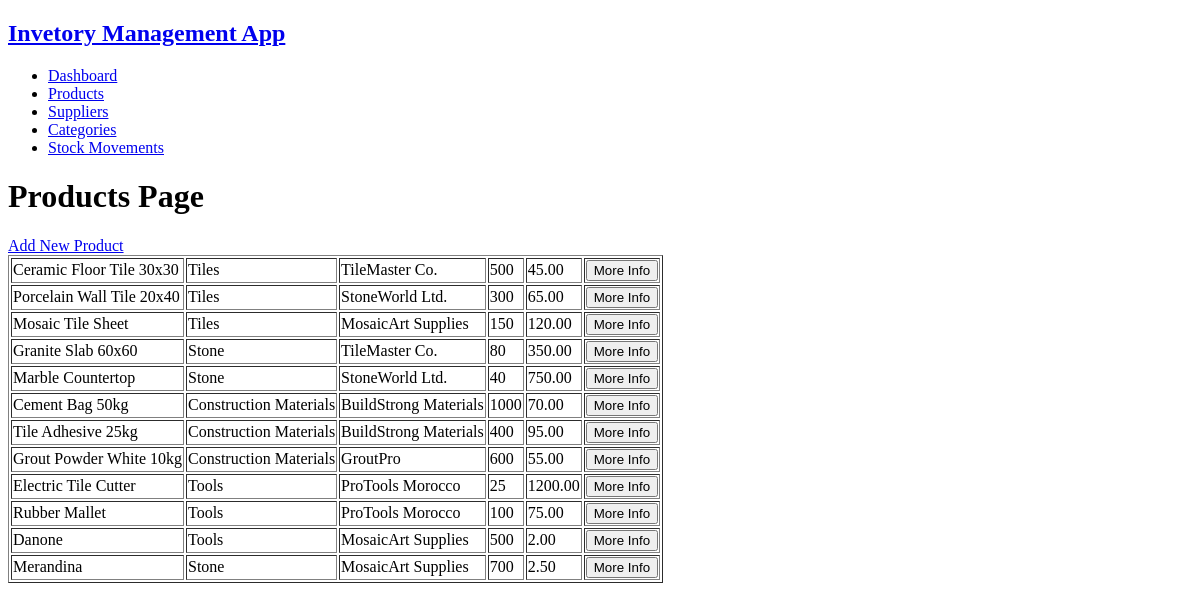
The page /products on the database as committed earlier.
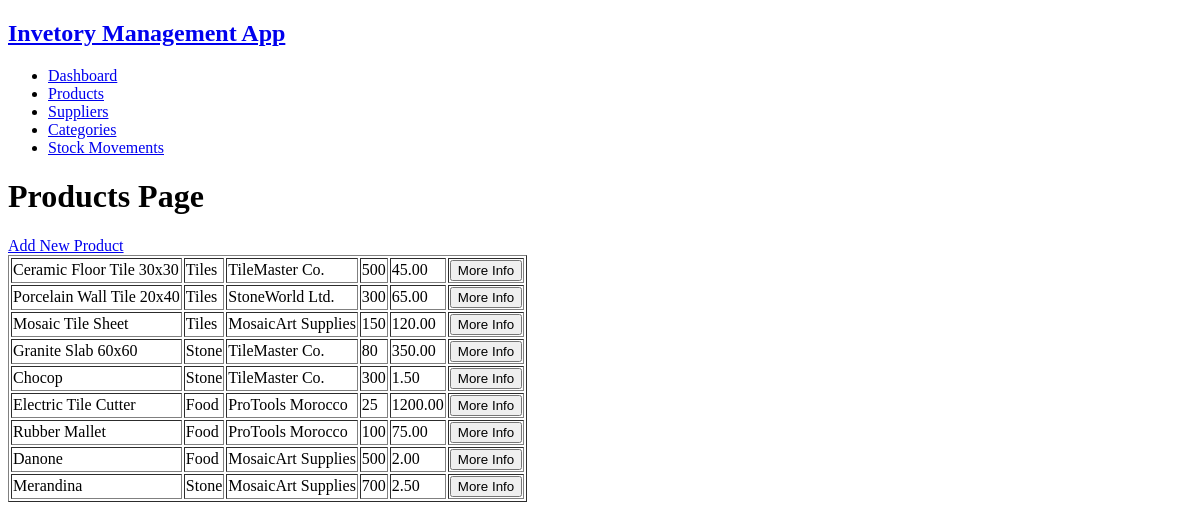
The same page on the database as committed later.
### tables this page shows
CREATE TABLE `products` (
  `product_id` int(11) NOT NULL,
  `product_name` varchar(50) NOT NULL,
  `category_id` int(11) DEFAULT NULL,
  `supplier_id` int(11) DEFAULT NULL,
  `product_quantity` int(11) NOT NULL,
  `product_price` decimal(10,2) NOT NULL,
  `is_active` enum('YES','NO') NOT NULL DEFAULT 'YES'
);

CREATE TABLE `categories` (
  `category_id` int(11) NOT NULL,
  `category_name` varchar(50) NOT NULL
);

CREATE TABLE `suppliers` (
  `supplier_id` int(11) NOT NULL,
  `supplier_name` varchar(50) NOT NULL,
  `supplier_email` varchar(50) NOT NULL,
  `supplier_phone` varchar(20) DEFAULT NULL,
  `supplier_address` varchar(255) NOT NULL
);

### app/models/product.model.php (called while the page is built, shortened)
<?php
function getAllProducts(mysqli $connect): array
{
    $sql = "
        SELECT p.product_id, p.product_name, c.category_id, c.category_name, s.supplier_id, s.supplier_name, p.product_quantity, p.product_price, p.is_active
        FROM products p
        JOIN categories c
            ON p.category_id = c.category_id
        JOIN suppliers s
            ON p.supplier_id = s.supplier_id
    ";
    $result = mysqli_query($connect, $sql);
    $products = mysqli_fetch_all($result, MYSQLI_ASSOC);
    return $products;
}

### app/views/product/products.view.php (the view, shortened to what this page needs)
<!DOCTYPE html>
<html lang="en">
<head>
    <link rel="stylesheet" href="\assets\css\master.css">
    <link rel="stylesheet" href="\assets\css\all.min.css">
</head>
<body>
    <?php require VIEWS_PATH . 'includes\header.php' ?>
    <?php require VIEWS_PATH . 'includes\navbar.php' ?>
    <h1>Products Page</h1>
    <a href="/products/add">Add New Product</a>
    <table border="1">
        <?php foreach ($products as $product):?>
            <?php if (strcmp($product['is_active'], 'YES') === 0):?>
                <tr>
                    <td><?= $product['product_name'] ?></td>
                    <td><?= $product['category_name'] ?></td>
                    <td><?= $product['supplier_name'] ?></td>
                    <td><?= $product['product_quantity'] ?></td>
                    <td><?= $product['product_price'] ?></td>
                    <td>
                        <form action="/products/info" method="post">
                            <button type="submit">More Info</button>
                        </form>
                    </td>
                </tr>
            <?php endif ?>
        <?php endforeach?>
    </table>
</body>
</html>

Rows that differ between the two databases and show on the page:
no longer on this page (row edited): products: product_name "Cement Bag 50kg", category.category_name "Construction Materials", supplier.supplier_name "BuildStrong Materials", product_quantity "1000", product_price "70.00"
no longer on this page (row edited): products: product_name "Tile Adhesive 25kg", category.category_name "Construction Materials", supplier.supplier_name "BuildStrong Materials", product_quantity "400", product_price "95.00"
no longer on this page (row edited): products: product_name "Grout Powder White 10kg", category.category_name "Construction Materials", supplier.supplier_name "GroutPro", product_quantity "600", product_price "55.00"
changed products: product_name "Marble Countertop" → "Chocop"; supplier.supplier_name "StoneWorld Ltd." → "TileMaster Co."; product_quantity "40" → "300"; product_price "750.00" → "1.50"
changed through a linked row, products "Electric Tile Cutter": category.category_name "Tools" → "Food"
changed through a linked row, products "Rubber Mallet": category.category_name "Tools" → "Food"
changed through a linked row, products "Danone": category.category_name "Tools" → "Food"
